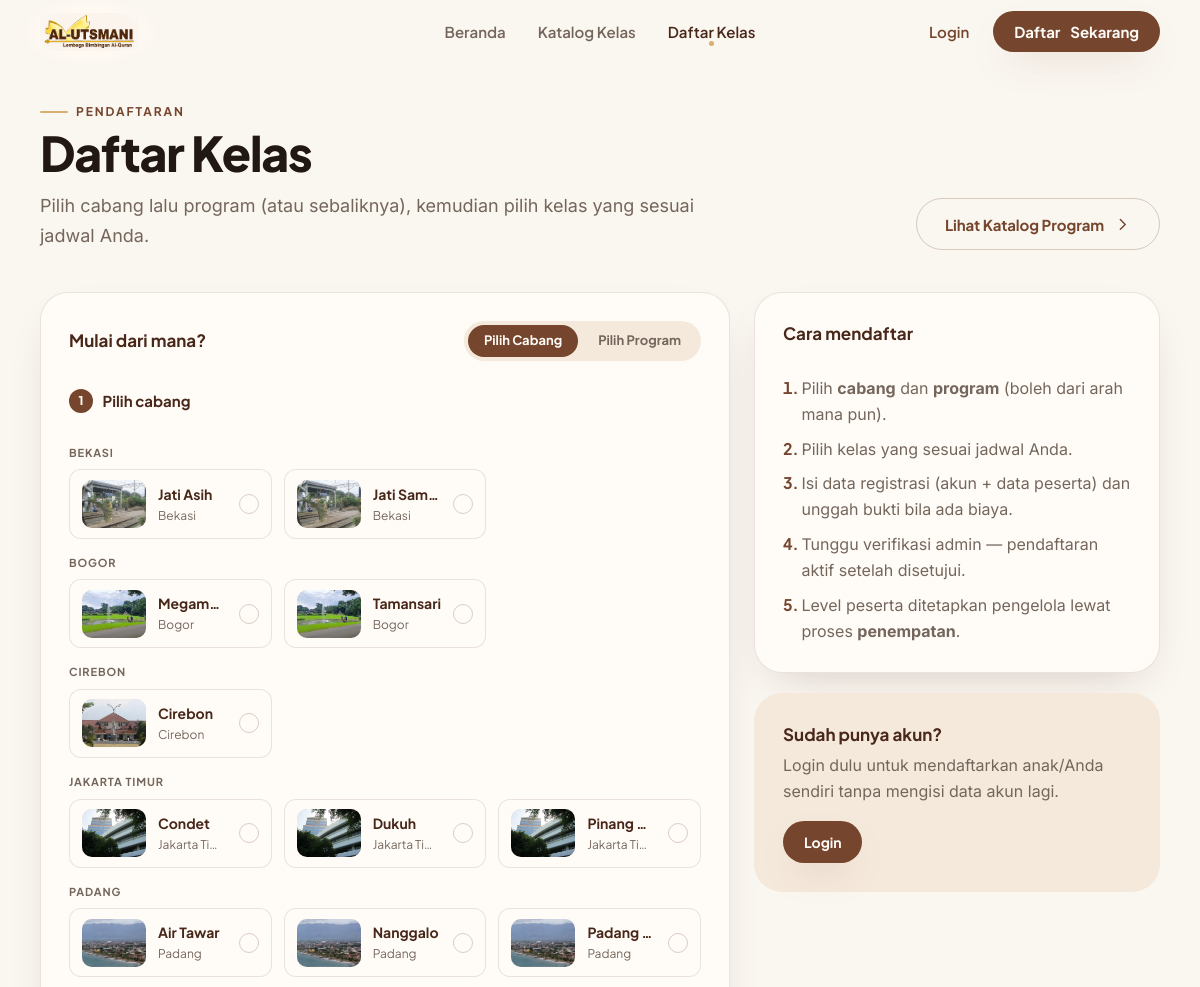
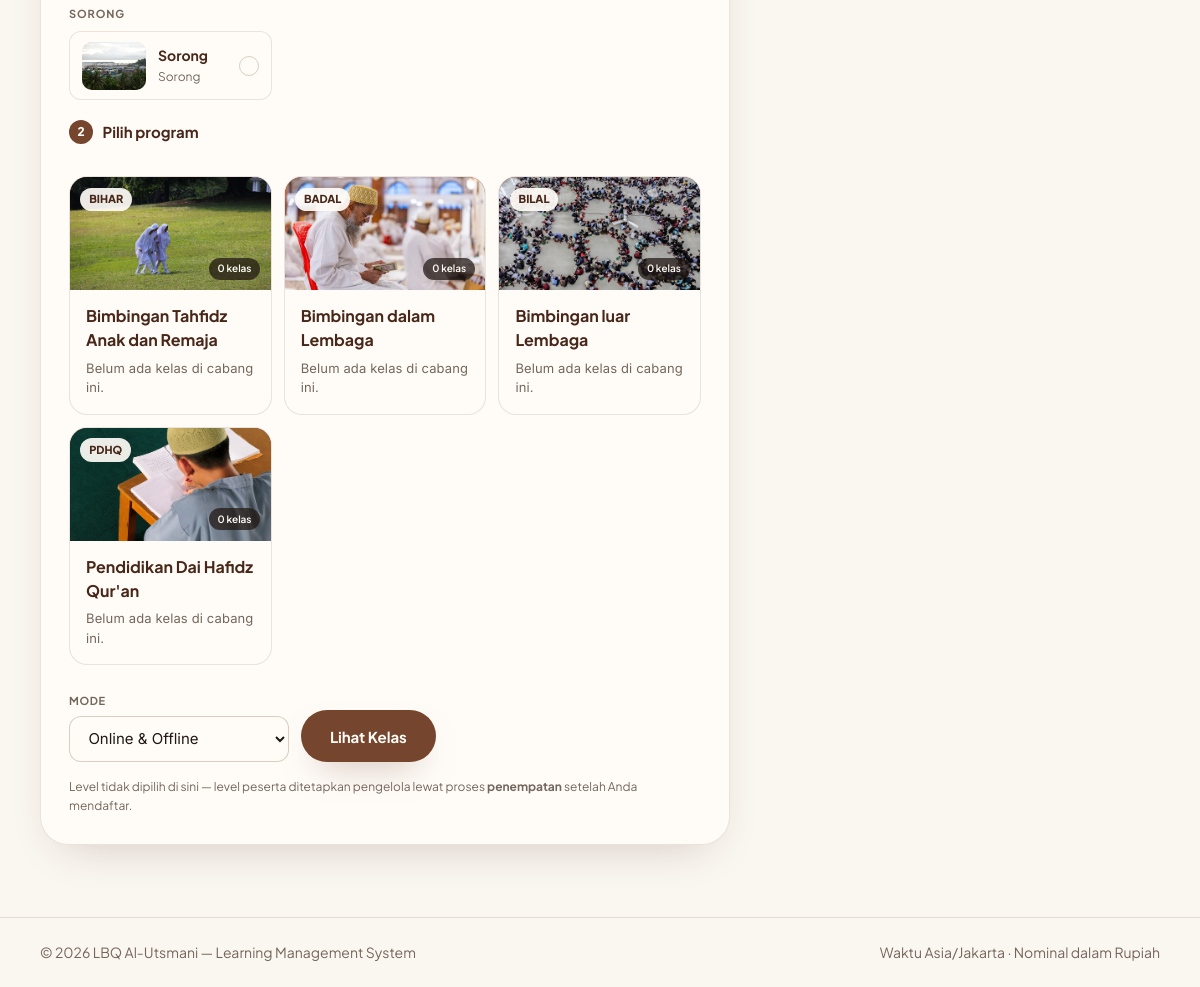
Page /index.php/daftar on the committed database (2 pictures, top to bottom).
### tables this page shows
CREATE TABLE cabang (
	id INT UNSIGNED NOT NULL AUTO_INCREMENT,
	wilayah VARCHAR(50) NOT NULL,
	nama VARCHAR(100) NOT NULL,
	status ENUM('aktif','nonaktif') NOT NULL DEFAULT 'aktif',
	created_at DATETIME NOT NULL DEFAULT CURRENT_TIMESTAMP,
	updated_at DATETIME NOT NULL DEFAULT CURRENT_TIMESTAMP ON UPDATE CURRENT_TIMESTAMP,
	PRIMARY KEY (id),
	UNIQUE KEY uq_cabang_wilayah_nama (wilayah, nama),
	KEY idx_cabang_status (status)
);

CREATE TABLE program (
	id INT UNSIGNED NOT NULL AUTO_INCREMENT,
	kode VARCHAR(10) NOT NULL,
	nama VARCHAR(100) NOT NULL,
	deskripsi TEXT NULL,
	urutan TINYINT UNSIGNED NOT NULL DEFAULT 0,
	PRIMARY KEY (id),
	UNIQUE KEY uq_program_kode (kode)
);

### application/core/MY_Controller.php (called while the page is built, shortened)
<?php
class MY_Controller extends CI_Controller {
	protected $user = NULL;
	public function __construct()
	{
		$this->user = $this->currentUser();
	}
	protected function render($view, $data = array())
	{
		$data['user'] = $this->user;
		$data['flash_sukses'] = $this->session->flashdata('sukses');
		$data['flash_gagal'] = $this->session->flashdata('gagal');
		$this->load->view('layouts/header', $data);
		$this->load->view($view, $data);
		$this->load->view('layouts/footer', $data);
	}
	private function currentUser()
	{
		if (! $this->session->userdata('logged_in')) {
			return NULL;
		}
		return array(
			'id' => (int) $this->session->userdata('user_id'),
			'username' => (string) $this->session->userdata('username'),
			'nama' => (string) $this->session->userdata('nama'),
			'role' => (string) $this->session->userdata('role'),
		);
	}
}

### application/controllers/Daftar.php (called while the page is built, shortened)
<?php
class Daftar extends MY_Controller {
	public function index()
	{
		$this->render('daftar/pilih', array(
			'title' => 'Daftar Kelas',
			'programs' => $this->Program_model->all(),
			'cabangs' => $this->Cabang_model->aktif(),
			'rekap' => $this->Kelas_model->rekapProgram(),
		));
	}
}

### index.php (called while the page is built, shortened)
<?php
require_once BASEPATH.'core/CodeIgniter.php';

### application/models/Cabang_model.php (called while the page is built, shortened)
<?php
class Cabang_model extends CI_Model {
	public function aktif()
	{
		return $this->db->where('status', 'aktif')
			->order_by('wilayah', 'ASC')->order_by('nama', 'ASC')
			->get('cabang')->result();
	}
}

### application/helpers/format_helper.php (called while the page is built, shortened)
<?php
if (! function_exists('program_gambar'))
{
	function program_gambar($kode)
	{
		$map = array(
			'BIHAR' => 'program-bihar.jpg',
			'BADAL' => 'program-badal.jpg',
			'BILAL' => 'program-bilal.jpg',
			'PDHQ' => 'program-pdhq.jpg',
		);
		$kode = strtoupper((string) $kode);
		return base_url('assets/img/'.$map[$kode]);
	}
}
if (! function_exists('cabang_gambar'))
{
	function cabang_gambar($wilayah)
	{
		$map = array(
			'Jakarta Timur' => 'cabang-jakarta-timur.jpg',
			'Bekasi' => 'cabang-bekasi.jpg',
			'Cirebon' => 'cabang-cirebon.jpg',
			'Padang' => 'cabang-padang.jpg',
			'Bogor' => 'cabang-bogor.jpg',
			'Sorong' => 'cabang-sorong.jpg',
		);
		$wilayah = trim((string) $wilayah);
		return base_url('assets/img/'.$map[$wilayah]);
	}
}

### application/models/Program_model.php (called while the page is built, shortened)
<?php
class Program_model extends CI_Model {
	public function all()
	{
		return $this->db->order_by('urutan', 'ASC')->get('program')->result();
	}
}

### application/views/daftar/_kartu_cabang.php (the view, shortened to what this page needs)
<?php defined('BASEPATH') OR exit('No direct script access allowed');
$gambar = cabang_gambar($c->wilayah);
?>
<label class="au-cabang-card" data-opsi-item data-cabang="<?= (int) $c->id ?>">
	<span class="au-cabang-card__media" aria-hidden="true">
		<?php if ($gambar): ?>
			<img src="<?= html_escape($gambar) ?>" alt="" loading="lazy">
		<?php else: ?>
			<span class="au-cabang-card__fallback"><?= html_escape(singkatan($c->nama)) ?></span>
		<?php endif; ?>
	</span>
	<span class="au-cabang-card__body">
		<span class="au-cabang-card__nama"><?= html_escape($c->nama) ?></span>
		<span class="au-cabang-card__wilayah"><?= html_escape($c->wilayah) ?></span>
	</span>
	<span class="au-cabang-card__check" aria-hidden="true">
		<svg fill="none" viewBox="0 0 24 24" stroke-width="3" stroke="currentColor"><path stroke-linecap="round" stroke-linejoin="round" d="M4.5 12.75l6 6 9-13.5"/></svg>
	</span>
</label>

### application/views/daftar/_pilih.php (shortened to what this page needs)
<?php defined('BASEPATH') OR exit('No direct script access allowed');
$petaProgram = array();
$perWilayah = array();
foreach ($cabangs as $c) {
	$perWilayah[$c->wilayah][] = $c;
}
$maksBaris = 3;
$petaJson = json_encode($petaProgram);
?>
<section class="au-panel">
	<div class="au-panel__head">
		<h2 class="au-panel__title">Mulai dari mana?</h2>
		<div class="au-tabs" role="tablist" aria-label="Arah pemilihan">
			<button type="button" class="js-tab au-tab au-tab--active" data-target="panel-cabang" role="tab" aria-selected="true">Pilih Cabang</button>
			<button type="button" class="js-tab au-tab" data-target="panel-program" role="tab" aria-selected="false">Pilih Program</button>
		</div>
	</div>
	<div class="au-panel__body">
		<div id="panel-cabang" class="js-panel"
			data-utama="#grup-cabang-a" data-arah="program-dari-cabang" data-peta='<?= html_escape($petaJson) ?>'>
			<?= form_open($aksi, array('method' => 'get', 'class' => 'au-pilih-form')) ?>
				<p class="au-pilih-step"><span>1</span> Pilih cabang</p>
				<div id="grup-cabang-a" class="au-pilih-grup">
					<?php foreach ($perWilayah as $wilayah => $daftar): ?>
						<div class="au-pilih-grup__blok">
							<p class="au-pilih-grup__judul"><?= html_escape($wilayah) ?></p>
							<div class="au-pilih-grid">
								<?php foreach ($daftar as $c): ?>
									<?= $this->load->view('daftar/_kartu_cabang', array('c' => $c), TRUE) ?>
								<?php endforeach; ?>
							</div>
						</div>
					<?php endforeach; ?>
				</div>
				<p class="au-pilih-step"><span>2</span> Pilih program</p>
				<div id="grup-program-a" class="au-pilih-grid">
					<?php foreach ($programs as $p): ?>
						<?= $this->load->view('daftar/_kartu_program', array('p' => $p, 'rekap' => $rekap, 'maksBaris' => $maksBaris), TRUE) ?>
					<?php endforeach; ?>
				</div>
				<div class="au-pilih-aksi">
					<div class="au-field au-field--sm">
						<label class="au-label" for="mode-a">Mode</label>
						<select id="mode-a" name="mode" class="au-select">
							<option value="">Online &amp; Offline</option>
						</select>
					</div>
					<button type="submit" class="au-home-button au-home-button-primary">Lihat Kelas</button>
				</div>
			<?= form_close() ?>
		</div>
		<p class="au-hint mt-4">Level tidak dipilih di sini — level peserta ditetapkan pengelola lewat proses <strong>penempatan</strong> setelah Anda mendaftar.</p>
	</div>
</section>

### application/views/daftar/_kartu_program.php (shortened to what this page needs)
<?php defined('BASEPATH') OR exit('No direct script access allowed');
$pid = (int) $p->id;
$info = isset($rekap[$pid]) ? $rekap[$pid] : array('jumlah' => 0, 'cabang' => array(), 'kelas' => array());
$kelas = isset($info['kelas']) ? $info['kelas'] : array();
$maks = isset($maksBaris) ? (int) $maksBaris : 3;
$gambar = program_gambar($p->kode);
?>
<label class="au-program-card" data-opsi-item data-program="<?= $pid ?>">
	<span class="au-program-card__media" aria-hidden="true">
		<?php if ($gambar): ?>
			<img src="<?= html_escape($gambar) ?>" alt="" loading="lazy">
		<?php else: ?>
			<span class="au-program-card__fallback"><?= html_escape($p->kode) ?></span>
		<?php endif; ?>
		<span class="au-program-card__kode"><?= html_escape($p->kode) ?></span>
		<span class="au-program-card__jumlah"><?= (int) $info['jumlah'] ?> kelas</span>
	</span>
	<span class="au-program-card__body">
		<span class="au-program-card__title"><?= html_escape($p->nama) ?></span>
		<ul data-kelas-list data-maks="<?= $maks ?>" class="au-program-card__list">
		</ul>
	</span>
</label>

### rows in the picture
cabang: nama "Jati Asih", wilayah "Bekasi"
cabang: nama "Jati Sam…", wilayah "Bekasi"
cabang: nama "Megam…", wilayah "Bogor"
cabang: nama "Tamansari", wilayah "Bogor"
cabang: shows a picture, nama "Cirebon", wilayah "Cirebon"
cabang: nama "Condet", wilayah "Jakarta Ti…"
cabang: nama "Dukuh", wilayah "Jakarta Ti…"
cabang: nama "Pinang…", wilayah "Jakarta Ti…"
cabang: nama "Air Tawar", wilayah "Padang"
cabang: nama "Nanggalo", wilayah "Padang"
cabang: nama "Padang…", wilayah "Padang"
cabang: shows a picture, nama "Sorong", wilayah "Sorong"
program: shows a picture, kode "BIHAR", id "0", nama "Bimbingan Tahfidz Anak dan Remaja"
program: shows a picture, kode "BADAL", id "0", nama "Bimbingan dalam Lembaga"
program: shows a picture, kode "BILAL", id "0", nama "Bimbingan luar Lembaga"
program: shows a picture, kode "PDHQ", id "0", nama "Pendidikan Dai Hafidz Qur'an"

### other values in the picture
$m['label'] "Beranda"
$m['label'] "Katalog Kelas"
$m['label'] "Daftar Kelas"
$navCtaLabel "Daftar"
$navCtaLong "Sekarang"
$wilayah "BEKASI"
$wilayah "BOGOR"
$wilayah "CIREBON"
$wilayah "JAKARTA TIMUR"
$wilayah "PADANG"
$wilayah "SORONG"
